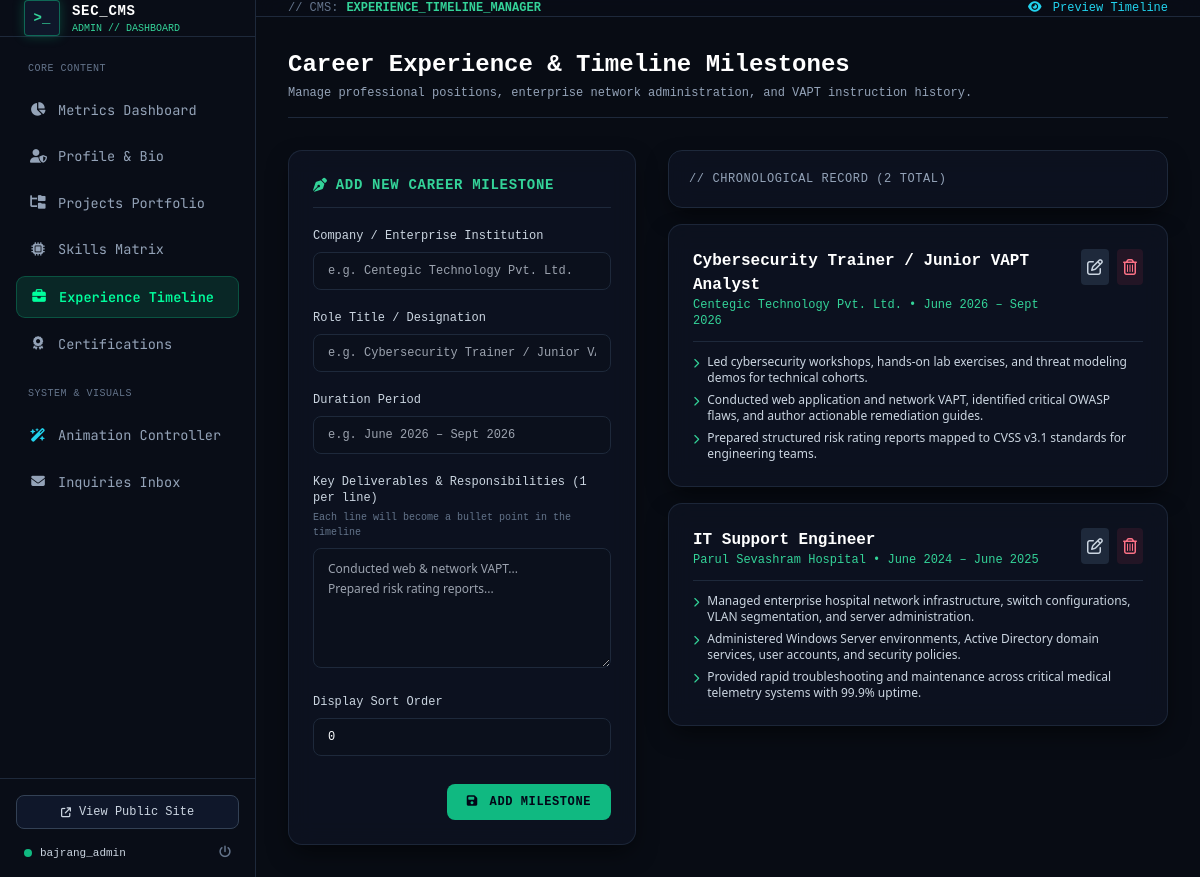
The app's page /admin/experiences.php (signed in) with its own data.
### tables this page shows
CREATE TABLE `experiences` (
  `id` int(11) NOT NULL AUTO_INCREMENT,
  `company` varchar(150) NOT NULL,
  `role` varchar(150) NOT NULL,
  `duration` varchar(100) NOT NULL,
  `bullet_points` text NOT NULL,
  `display_order` int(11) DEFAULT 0,
  PRIMARY KEY (`id`)
);

### config/security.php (called while the page is built, shortened)
<?php
class Auth {
    public static function user(): ?array {
        try {
            $pdo = Database::getConnection();
            $stmt = $pdo->prepare("SELECT id, username, email, created_at FROM admins WHERE id = :id LIMIT 1");
            $stmt->execute(['id' => $_SESSION['admin_id']]);
            return $stmt->fetch() ?: null;
        } catch (Throwable $e) {
            error_log('Auth::user error: ' . $e->getMessage());
            return null;
        }
    }
}

### admin/experiences.php (the view, shortened to what this page needs)
<?php
$pdo = Database::getConnection();
$expToEdit = null;
$experiences = $pdo->query("SELECT * FROM experiences ORDER BY display_order ASC, id ASC")->fetchAll();
?>
<!DOCTYPE html>
<html lang="en">
<head>
    <link rel="stylesheet" href="https://cdnjs.cloudflare.com/ajax/libs/font-awesome/6.5.1/css/all.min.css">
    <script src="https://cdn.tailwindcss.com"></script>
    <link rel="stylesheet" href="../assets/css/admin.css">
</head>
<body class="bg-[#080c14] text-slate-100 flex min-h-screen">
    <?php require_once __DIR__ . '/includes/nav.php'; ?>
    <div class="lg:pl-64 flex-grow flex flex-col min-w-0">
        <header class="h-18 px-6 lg:px-8 border-b border-slate-800 bg-[#090d17]/80 backdrop-blur-md sticky top-0 z-30 flex items-center justify-between">
            <div class="flex items-center gap-4">
                <div class="flex items-center gap-2 font-mono text-xs">
                    <span class="text-slate-500">// CMS:</span>
                    <span class="text-emerald-400 font-bold">EXPERIENCE_TIMELINE_MANAGER</span>
                </div>
            </div>
            <a href="../index.php#experience" target="_blank" class="text-xs font-mono text-cyan-400 hover:text-cyan-300">
                <i class="fa-solid fa-eye mr-1"></i> Preview Timeline
            </a>
        </header>
        <main class="p-6 lg:p-8 space-y-8 flex-grow">
            <div class="border-b border-slate-800 pb-4">
                <h1 class="text-2xl font-bold font-mono text-white">Career Experience & Timeline Milestones</h1>
                <p class="text-xs font-mono text-slate-400 mt-1">Manage professional positions, enterprise network administration, and VAPT instruction history.</p>
            </div>
            <div class="grid grid-cols-1 lg:grid-cols-12 gap-8 items-start">
                <div class="lg:col-span-5 admin-card p-6">
                    <h3 class="text-sm font-mono uppercase tracking-wider text-emerald-400 font-bold border-b border-slate-800 pb-3 mb-5 flex items-center gap-2">
                        <i class="fa-solid fa-pen-nib"></i>
                        <span><?= $expToEdit ? 'Modify Experience Milestone' : 'Add New Career Milestone' ?></span>
                    </h3>
                    <form action="experiences.php" method="POST" class="space-y-5">
                        <div>
                            <label for="company" class="block text-xs font-mono text-slate-300 mb-2">Company / Enterprise Institution</label>
                            <input type="text" id="company" name="company" required value="<?= htmlspecialchars($expToEdit['company'] ?? '') ?>" placeholder="e.g. Centegic Technology Pvt. Ltd." class="admin-input font-mono text-xs">
                        </div>
                        <div>
                            <label for="role" class="block text-xs font-mono text-slate-300 mb-2">Role Title / Designation</label>
                            <input type="text" id="role" name="role" required value="<?= htmlspecialchars($expToEdit['role'] ?? '') ?>" placeholder="e.g. Cybersecurity Trainer / Junior VAPT Analyst" class="admin-input font-mono text-xs">
                        </div>
                        <div>
                            <label for="duration" class="block text-xs font-mono text-slate-300 mb-2">Duration Period</label>
                            <input type="text" id="duration" name="duration" required value="<?= htmlspecialchars($expToEdit['duration'] ?? '') ?>" placeholder="e.g. June 2026 – Sept 2026" class="admin-input font-mono text-xs">
                        </div>
                        <div>
                            <label for="bullet_points" class="block text-xs font-mono text-slate-300 mb-1">Key Deliverables & Responsibilities (1 per line)</label>
                            <span class="text-[10px] text-slate-500 font-mono block mb-2">Each line will become a bullet point in the timeline</span>
                            <textarea id="bullet_points" name="bullet_points" rows="5" required class="admin-input font-sans text-xs leading-relaxed" placeholder="Conducted web & network VAPT...&#10;Prepared risk rating reports..."><?= htmlspecialchars($bulletText) ?></textarea>
                        </div>
                        <div>
                            <label for="display_order" class="block text-xs font-mono text-slate-300 mb-2">Display Sort Order</label>
                            <input type="number" id="display_order" name="display_order" value="<?= (int)($expToEdit['display_order'] ?? 0) ?>" class="admin-input font-mono text-xs">
                        </div>
                        <div class="pt-2 flex items-center justify-between">
                            <button type="submit" class="px-5 py-2.5 rounded-lg bg-emerald-500 hover:bg-emerald-400 text-slate-950 font-mono font-bold text-xs uppercase tracking-wider transition-all">
                                <i class="fa-solid fa-floppy-disk mr-1"></i> <?= $expToEdit ? 'Save Changes' : 'Add Milestone' ?>
                            </button>
                        </div>
                    </form>
                </div>
                <div class="lg:col-span-7 space-y-4">
                    <div class="admin-card p-5 border-b border-slate-800 flex items-center justify-between">
                        <span class="font-mono text-xs uppercase tracking-wider text-slate-400">// CHRONOLOGICAL RECORD (<?= count($experiences) ?> Total)</span>
                    </div>
                    <?php foreach ($experiences as $exp):
                        $bullets = json_decode($exp['bullet_points'] ?: '[]', true) ?: [];
                    ?>
                        <div class="admin-card p-6 relative">
                            <div class="flex items-start justify-between gap-4 border-b border-slate-800 pb-3 mb-3">
                                <div>
                                    <h4 class="text-base font-bold font-mono text-white"><?= htmlspecialchars($exp['role']) ?></h4>
                                    <p class="text-xs font-mono text-emerald-400"><?= htmlspecialchars($exp['company']) ?> &bull; <?= htmlspecialchars($exp['duration']) ?></p>
                                </div>
                                <div class="flex items-center gap-2">
                                    <a href="experiences.php?edit=<?= $exp['id'] ?>" class="p-1.5 rounded bg-slate-800 text-slate-300 hover:text-white" title="Edit">
                                        <i class="fa-regular fa-pen-to-square"></i>
                                    </a>
                                    <form action="experiences.php" method="POST" class="inline confirm-delete-form">
                                        <button type="submit" class="p-1.5 rounded bg-rose-500/10 text-rose-400 hover:bg-rose-500/20" title="Delete">
                                            <i class="fa-regular fa-trash-can"></i>
                                        </button>
                                    </form>
                                </div>
                            </div>
                            <ul class="space-y-1.5 text-xs text-slate-300 font-sans">
                                <?php foreach ($bullets as $b): ?>
                                    <li class="flex items-start gap-2">
                                        <i class="fa-solid fa-chevron-right text-emerald-400 text-[10px] mt-1 shrink-0"></i>
                                        <span><?= htmlspecialchars($b) ?></span>
                                    </li>
                                <?php endforeach; ?>
                            </ul>
                        </div>
                    <?php endforeach; ?>
                </div>
            </div>
        </main>
    </div>
</body>
</html>

### admin/includes/nav.php (shortened to what this page needs)
<?php
$currentPage = basename($_SERVER['PHP_SELF'] ?? '');
$adminUser = Auth::user();
?>
<aside id="admin-sidebar" class="fixed top-0 left-0 bottom-0 z-50 w-64 bg-[#090d17] border-r border-slate-800 flex flex-col justify-between transition-transform duration-300 lg:translate-x-0 -translate-x-full">
    <div>
        <div class="h-18 px-6 border-b border-slate-800 flex items-center justify-between">
            <a href="index.php" class="flex items-center gap-3">
                <div class="w-9 h-9 rounded bg-slate-900 border border-emerald-500/50 flex items-center justify-center text-emerald-400 font-mono font-bold text-sm shadow-[0_0_12px_rgba(16,185,129,0.3)]">
                    &gt;_
                </div>
                <div class="flex flex-col">
                    <span class="font-mono text-sm font-bold text-white tracking-wider">SEC_CMS</span>
                    <span class="text-[10px] font-mono text-emerald-400">ADMIN // DASHBOARD</span>
                </div>
            </a>
        </div>
        <nav class="p-4 space-y-1.5 overflow-y-auto">
            <div class="text-[10px] font-mono uppercase tracking-wider text-slate-500 px-3 py-2">Core Content</div>
            <a href="index.php" class="admin-nav-item <?= $currentPage === 'index.php' ? 'active' : '' ?>">
                <i class="fa-solid fa-chart-pie w-4 text-center"></i>
                <span>Metrics Dashboard</span>
            </a>
            <a href="profile.php" class="admin-nav-item <?= $currentPage === 'profile.php' ? 'active' : '' ?>">
                <i class="fa-solid fa-user-shield w-4 text-center"></i>
                <span>Profile & Bio</span>
            </a>
            <a href="projects.php" class="admin-nav-item <?= $currentPage === 'projects.php' ? 'active' : '' ?>">
                <i class="fa-solid fa-folder-tree w-4 text-center"></i>
                <span>Projects Portfolio</span>
            </a>
            <a href="skills.php" class="admin-nav-item <?= $currentPage === 'skills.php' ? 'active' : '' ?>">
                <i class="fa-solid fa-microchip w-4 text-center"></i>
                <span>Skills Matrix</span>
            </a>
            <a href="experiences.php" class="admin-nav-item <?= $currentPage === 'experiences.php' ? 'active' : '' ?>">
                <i class="fa-solid fa-briefcase w-4 text-center"></i>
                <span>Experience Timeline</span>
            </a>
            <a href="certifications.php" class="admin-nav-item <?= $currentPage === 'certifications.php' ? 'active' : '' ?>">
                <i class="fa-solid fa-award w-4 text-center"></i>
                <span>Certifications</span>
            </a>
            <div class="text-[10px] font-mono uppercase tracking-wider text-slate-500 px-3 pt-4 py-2">System & Visuals</div>
            <a href="animations.php" class="admin-nav-item <?= $currentPage === 'animations.php' ? 'active' : '' ?>">
                <i class="fa-solid fa-wand-magic-sparkles w-4 text-center text-cyan-400"></i>
                <span>Animation Controller</span>
            </a>
            <a href="messages.php" class="admin-nav-item flex items-center justify-between <?= $currentPage === 'messages.php' ? 'active' : '' ?>">
                <div class="flex items-center gap-3">
                    <i class="fa-solid fa-envelope w-4 text-center"></i>
                    <span>Inquiries Inbox</span>
                </div>
            </a>
        </nav>
    </div>
    <div class="p-4 border-t border-slate-800 space-y-3">
        <a href="../index.php" target="_blank" class="w-full flex items-center justify-center gap-2 px-3 py-2 rounded-lg bg-slate-900 border border-slate-700 hover:border-emerald-500/50 text-slate-300 hover:text-emerald-400 text-xs font-mono transition-colors">
            <i class="fa-solid fa-arrow-up-right-from-square text-[10px]"></i>
            <span>View Public Site</span>
        </a>
        <div class="flex items-center justify-between px-2 pt-1 font-mono text-xs">
            <div class="flex items-center gap-2 overflow-hidden">
                <span class="w-2 h-2 rounded-full bg-emerald-500 shrink-0"></span>
                <span class="text-slate-300 truncate text-[11px]"><?= htmlspecialchars($adminUser['username'] ?? 'Admin') ?></span>
            </div>
            <a href="logout.php" class="text-slate-500 hover:text-rose-400 text-xs transition-colors" title="Sign Out">
                <i class="fa-solid fa-power-off"></i>
            </a>
        </div>
    </div>
</aside>

### assets/css/admin.css (style rules this page uses)
:root { --admin-bg-dark: #080c14; --admin-bg-card: rgba(13, 19, 34, 0.85); --admin-border: rgba(30, 41, 59, 0.9); --admin-border-focus: rgba(16, 185, 129, 0.5); --admin-emerald: #10b981; --admin-cyan: #06b6d4; --admin-rose: #f43f5e; }
body { background-color: var(--admin-bg-dark); color: #f1f5f9; font-family: 'Inter', -apple-system, BlinkMacSystemFont, 'Segoe UI', Roboto, sans-serif; min-height: 100vh; }
.admin-card { background: var(--admin-bg-card); backdrop-filter: blur(12px); -webkit-backdrop-filter: blur(12px); border: 1px solid var(--admin-border); border-radius: 14px; box-shadow: 0 10px 25px -5px rgba(0, 0, 0, 0.6); transition: border-color 0.2s ease; }
.admin-input { background-color: #0b101c; border: 1px solid #1e293b; color: #f8fafc; border-radius: 8px; padding: 10px 14px; font-size: 0.875rem; transition: all 0.2s ease; width: 100%; }
.admin-nav-item { display: flex; align-items: center; gap: 12px; padding: 10px 14px; border-radius: 9px; color: #94a3b8; font-size: 0.85rem; font-family: 'JetBrains Mono', monospace; transition: all 0.2s ease; }
.admin-nav-item.active { color: #00ff9d; background-color: rgba(16, 185, 129, 0.15); border: 1px solid rgba(16, 185, 129, 0.3); font-weight: 600; }

### records on screen
experiences: role "Cybersecurity Trainer / Junior VAPT Analyst", company "Centegic Technology Pvt. Ltd.", duration "June 2026 – Sept 2026", bullet_points "Led cybersecurity workshops, hands-on lab exercises, and threat modeling demos for technical cohorts.", bullet_points "Conducted web application and network VAPT, identified critical OWASP flaws, and author actionable remediation guides.", bullet_points "Prepared structured risk rating reports mapped to CVSS v3.1 standards for engineering teams."
experiences: role "IT Support Engineer", company "Parul Sevashram Hospital", duration "June 2024 – June 2025", bullet_points "Managed enterprise hospital network infrastructure, switch configurations, VLAN segmentation, and server administration.", bullet_points "Administered Windows Server environments, Active Directory domain services, user accounts, and security policies.", bullet_points "Provided rapid troubleshooting and maintenance across critical medical telemetry systems with 99.9% uptime."

### other values on screen
$adminUser['username'] "bajrang_admin"
count($experiences) "2"
